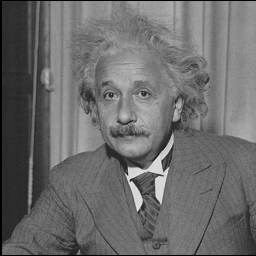
%> input picture assignment1/part3/einstein.jpg, 256 x 256 px
$ octave part3.m   (GNU Octave 9; MATLAB toolbox functions it lacks are replaced by stand-ins)
%> lines starting %> are read from the running program, lines starting %| are printed output that depends on the picture
% CSCI-UA.0480-001 Assignment 1 part 3
% Scale invariance
% Created By Chris Jimenez(3/3/14)


% name of the input image file
imname = 'einstein.jpg';

%Arbitrary sigma value b/w 2-4
sigma = 3;

%specific row and column were looking at
row = 186;
col = 148;

%STEP 1...
%generate a Laplacian filter of standard deviation sigma
dxx = [1 -2 1];
dyy = dxx';

%create 2D Gaussian filter
h = fspecial('gaussian', sigma*6, sigma);

%computing x and y operator
partderxx = conv2(h, dxx, 'valid');
partderyy = conv2(h, dyy, 'valid');

%Crop x and y operator for addition
partderxx = partderxx(1:end -2, :);
partderyy = partderyy(:,1:end -2);

%visualize lap using mesh()
lapfilter = partderxx +partderyy;
figure
mesh(lapfilter)
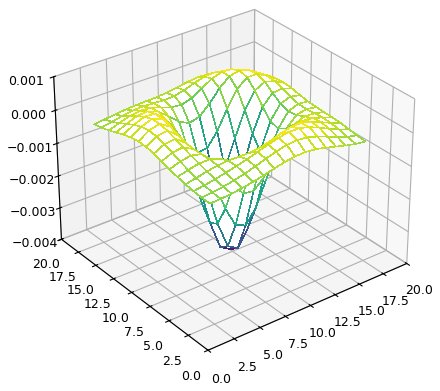
%> figure redrawn from the program's plot data

%STEP 2...
% read in the image
fullim = imread(imname);
%> fullim is the input picture: size 256x256 uint8; min 0, max 236, mean 107.8
fullim = im2double(fullim);
%> fullim: size 256x256 double

% half the image
halfim = imresize(fullim, .50);
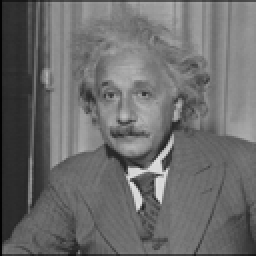
%> halfim: size 128x128 double (shown 2 times larger); min 0.00909, max 0.876, mean 0.423

%STEP 3...

a = [ ];
b = [ ];
c = [ ];
d = [ ];
sigvals = [];

%iterate through sig 3- 15 in increments of 0.4
for sig = 3:0.4:15
    g = fspecial('gaussian', round(sig*6), sig);


    partderxx = conv2(g, dxx, 'valid');
    partderyy = conv2(g, dyy, 'valid');

    %Crop x and y operator for addition
    partderxx = partderxx(1:end -2, :);
    partderyy = partderyy(:,1:end -2);

    %calculate lap filter and its normal
    lapfilter = partderxx + partderyy;
    normlapfilter = (sig.^2)*lapfilter;

    %Convolve full and half image with lap filter
    fullimconv = conv2(fullim, lapfilter,'same');
    halfimconv = conv2(halfim, lapfilter,'same');

    %Convolve full and half image with norm version of lap filter
    fullimconvN = conv2(fullim, normlapfilter,'same');
    halfimconvN = conv2(halfim, normlapfilter,'same');

    %Record the four numbers...
    a(end+1) = fullimconv(row, col);
    b(end+1) = halfimconv(row/2, col/2);

    c(end+1) = fullimconvN(row, col);
    d(end+1) = halfimconvN(row/2, col/2);

    sigvals(end+1) = sig;


end
%> this loop made 31 passes
%> pass 1, `fullimconv = conv2(fullim, lapfilter,'same');`:
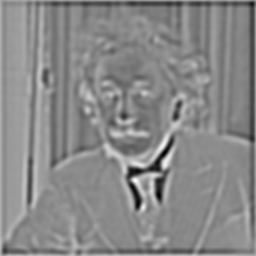
%> fullimconv: size 256x256 double; min -0.035, max 0.0184, mean -0.00632; drawn with min black and max white
%> pass 1, `halfimconv = conv2(halfim, lapfilter,'same');`:
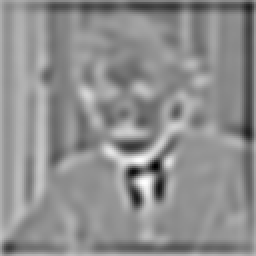
%> halfimconv: size 128x128 double (shown 2 times larger); min -0.0352, max 0.0155, mean -0.00687; drawn with min black and max white
%> after the loop, a = 31 values, max 0.00434 at index 8, min -0.0062 at index 1, mean 0.000862; b = 31 values, max 0.0137 at index 1, min -0.0015 at index 12, mean 0.000983; c = 31 values, max 0.167 at index 10, min -0.0754 at index 31, mean 0.0425; d = 31 values, max 0.158 at index 3, min -0.0988 at index 17, mean -0.0403; sigvals = 31 values from 3 to 15

%Display the plot of Laplacian operator normalized and not normalized
figure
subplot(2,1,1);
plot(sigvals, a, sigvals, b)
title('Laplacian Operator v. Sigma');
xlabel('Sigma');
subplot(2,1,2);
plot(sigvals, c, sigvals, d)
title('Normalized Laplacian Operator v. Sigma');
xlabel('Sigma');
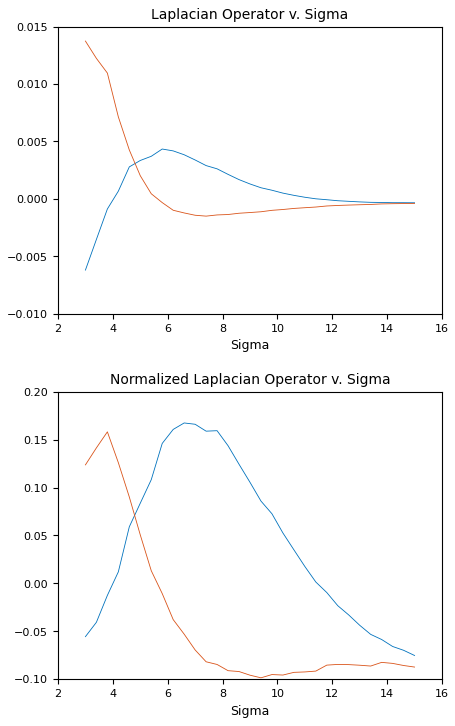
%> figure redrawn from the program's plot data, 2 panels; panel 1: curve peaks at x = 5.8, y = 0.00434; panel 1: curve peaks at x = 3, y = 0.0137; panel 2: curve peaks at x = 6.6, y = 0.167; panel 2: curve peaks at x = 3.8, y = 0.158

%Determine peak for radius values...
%> (the run ends here)
